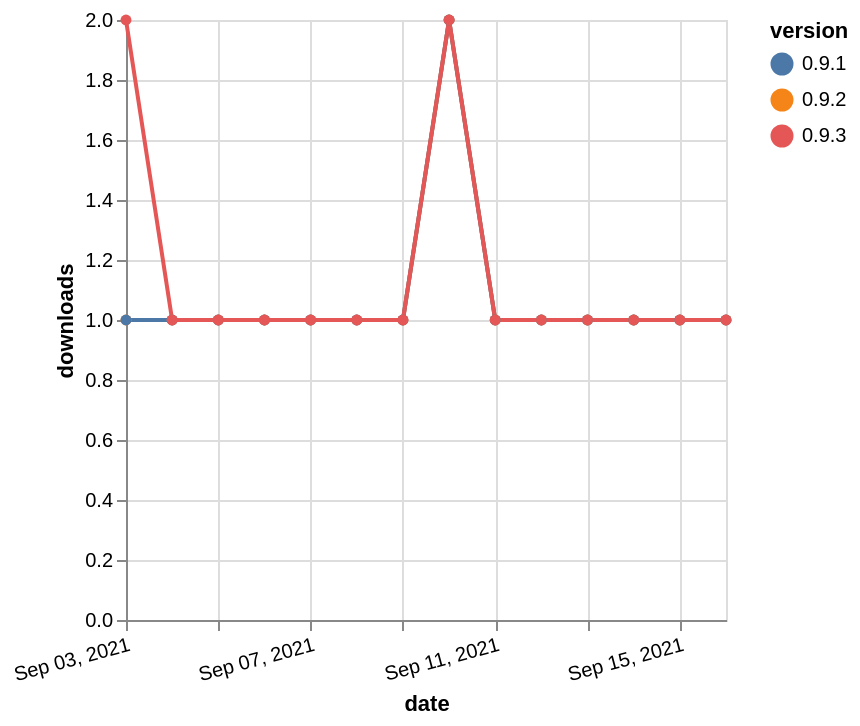

The Vega-Lite source for this figure:
### Vega-Lite specification from a JSON file in a GitHub repository (floating-point values rounded to 4 significant figures)
{"$schema": "https://vega.github.io/schema/vega-lite/v5.json", "description": "A simple bar chart with embedded data.", "data": {"values": [{"date": "2021-09-03", "total": 130, "delta": 1, "version": "0.9.2"}, {"date": "2021-09-04", "total": 131, "delta": 1, "version": "0.9.2"}, {"date": "2021-09-05", "total": 132, "delta": 1, "version": "0.9.2"}, {"date": "2021-09-06", "total": 133, "delta": 1, "version": "0.9.2"}, {"date": "2021-09-07", "total": 134, "delta": 1, "version": "0.9.2"}, {"date": "2021-09-08", "total": 135, "delta": 1, "version": "0.9.2"}, {"date": "2021-09-09", "total": 136, "delta": 1, "version": "0.9.2"}, {"date": "2021-09-10", "total": 138, "delta": 2, "version": "0.9.2"}, {"date": "2021-09-11", "total": 139, "delta": 1, "version": "0.9.2"}, {"date": "2021-09-12", "total": 140, "delta": 1, "version": "0.9.2"}, {"date": "2021-09-13", "total": 141, "delta": 1, "version": "0.9.2"}, {"date": "2021-09-14", "total": 142, "delta": 1, "version": "0.9.2"}, {"date": "2021-09-15", "total": 143, "delta": 1, "version": "0.9.2"}, {"date": "2021-09-16", "total": 144, "delta": 1, "version": "0.9.2"}, {"date": "2021-09-03", "total": 131, "delta": 1, "version": "0.9.1"}, {"date": "2021-09-04", "total": 132, "delta": 1, "version": "0.9.1"}, {"date": "2021-09-05", "total": 133, "delta": 1, "version": "0.9.1"}, {"date": "2021-09-06", "total": 134, "delta": 1, "version": "0.9.1"}, {"date": "2021-09-07", "total": 135, "delta": 1, "version": "0.9.1"}, {"date": "2021-09-08", "total": 136, "delta": 1, "version": "0.9.1"}, {"date": "2021-09-09", "total": 137, "delta": 1, "version": "0.9.1"}, {"date": "2021-09-10", "total": 139, "delta": 2, "version": "0.9.1"}, {"date": "2021-09-11", "total": 140, "delta": 1, "version": "0.9.1"}, {"date": "2021-09-12", "total": 141, "delta": 1, "version": "0.9.1"}, {"date": "2021-09-13", "total": 142, "delta": 1, "version": "0.9.1"}, {"date": "2021-09-14", "total": 143, "delta": 1, "version": "0.9.1"}, {"date": "2021-09-15", "total": 144, "delta": 1, "version": "0.9.1"}, {"date": "2021-09-16", "total": 145, "delta": 1, "version": "0.9.1"}, {"date": "2021-09-03", "total": 125, "delta": 2, "version": "0.9.3"}, {"date": "2021-09-04", "total": 126, "delta": 1, "version": "0.9.3"}, {"date": "2021-09-05", "total": 127, "delta": 1, "version": "0.9.3"}, {"date": "2021-09-06", "total": 128, "delta": 1, "version": "0.9.3"}, {"date": "2021-09-07", "total": 129, "delta": 1, "version": "0.9.3"}, {"date": "2021-09-08", "total": 130, "delta": 1, "version": "0.9.3"}, {"date": "2021-09-09", "total": 131, "delta": 1, "version": "0.9.3"}, {"date": "2021-09-10", "total": 133, "delta": 2, "version": "0.9.3"}, {"date": "2021-09-11", "total": 134, "delta": 1, "version": "0.9.3"}, {"date": "2021-09-12", "total": 135, "delta": 1, "version": "0.9.3"}, {"date": "2021-09-13", "total": 136, "delta": 1, "version": "0.9.3"}, {"date": "2021-09-14", "total": 137, "delta": 1, "version": "0.9.3"}, {"date": "2021-09-15", "total": 138, "delta": 1, "version": "0.9.3"}, {"date": "2021-09-16", "total": 139, "delta": 1, "version": "0.9.3"}]}, "width": "container", "mark": {"type": "line", "point": {"filled": true}}, "encoding": {"x": {"field": "date", "type": "temporal", "timeUnit": "yearmonthdate", "title": "date", "axis": {"labelAngle": -15}}, "y": {"field": "delta", "type": "quantitative", "title": "downloads"}, "color": {"field": "version", "type": "nominal"}, "tooltip": {"field": "delta"}}}
